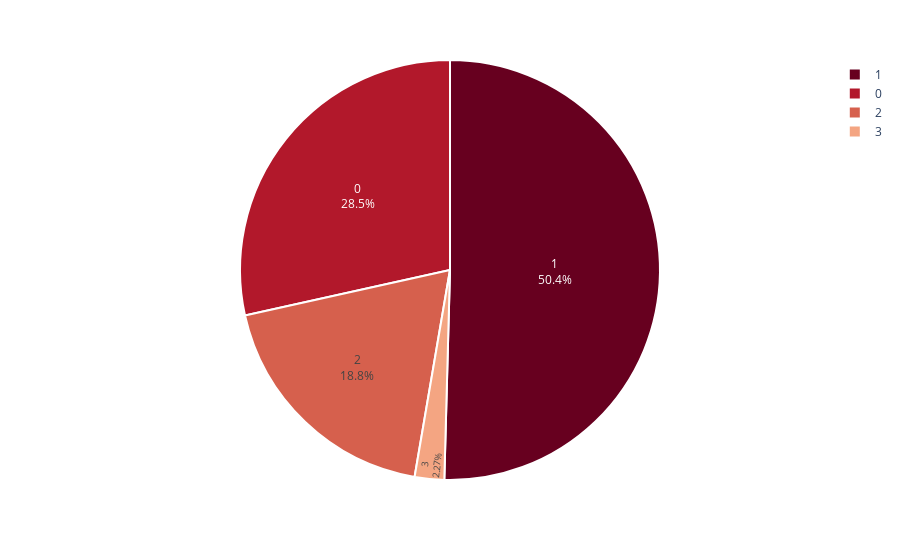

This figure's notebook cell:
### Markdown cell above
##### Above chart shows that half of the customers are in graduation level and around 22% of customers are in PhD level

### Code cell
children = df.Children.value_counts()

fig = px.pie(children, 
             values = children.values, 
             names = children.index,
             color_discrete_sequence=px.colors.sequential.RdBu)
fig.update_traces(textposition='inside', textinfo='percent+label', 
                  marker = dict(line = dict(color = 'white', width = 2)))
fig.show()

### Figure 1 — Plotly figure (JSON) as saved in the notebook; plotly's stock layout.template omitted (floating-point values rounded to 4 significant figures)
{"data": [{"domain": {"x": [0, 1], "y": [0, 1]}, "hovertemplate": "index=%{label}<br>value=%{value}<extra></extra>", "labels": [1, 0, 2, 3], "legendgroup": "", "marker": {"line": {"color": "white", "width": 2}}, "name": "", "showlegend": true, "textinfo": "percent+label", "textposition": "inside", "type": "pie", "values": [1112, 628, 415, 50]}], "layout": {"legend": {"tracegroupgap": 0}, "margin": {"t": 60}, "piecolorway": ["rgb(103,0,31)", "rgb(178,24,43)", "rgb(214,96,77)", "rgb(244,165,130)", "rgb(253,219,199)", "rgb(247,247,247)", "rgb(209,229,240)", "rgb(146,197,222)", "rgb(67,147,195)", "rgb(33,102,172)", "rgb(5,48,97)"]}}
